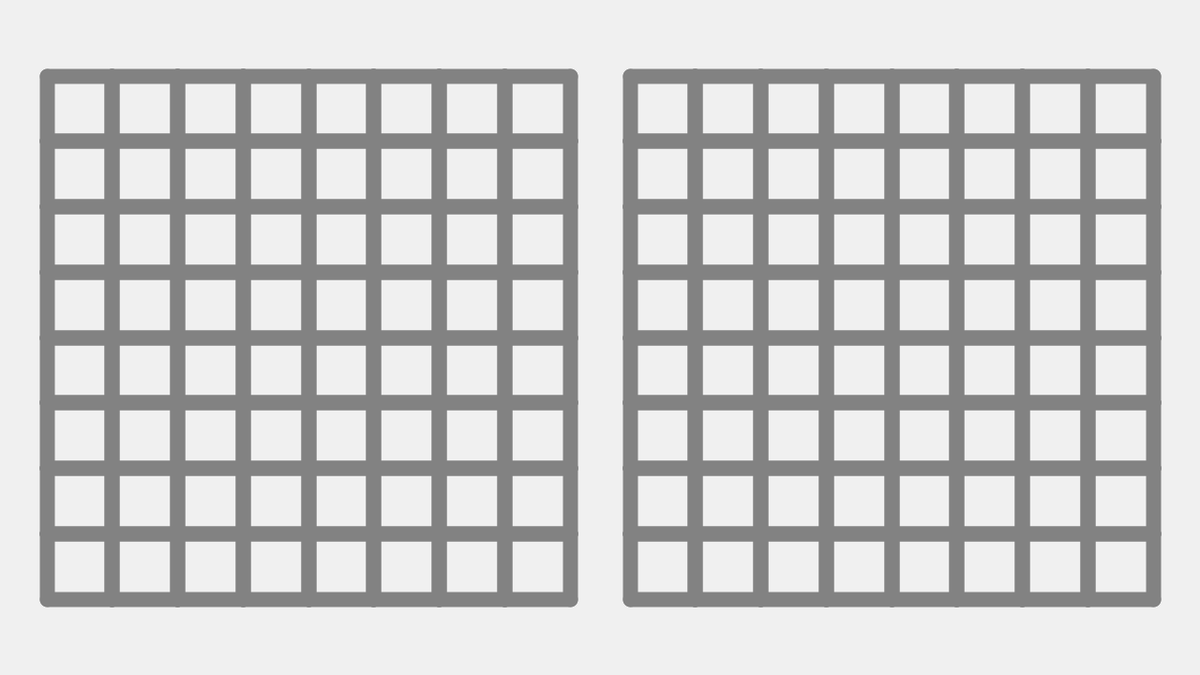
Frame 1 (no input)
Frame 60 (the mouse pressed at the canvas centre just before this capture): identical to frame 1, image omitted
Frame 120 (the mouse held since frame 60 and released just before this capture): identical to frame 1, image omitted

The Processing sketch that drew this single still picture (run headless with seeded random() and noise(); from frame 60 on, the mouse is pressed at the canvas centre):

// Processing sketch: MazeTest12
// ── MazeTest12.pde
int[][] dms = {{8, 8}, {8, 8}};
Maze[] py = new Maze[2];
Maze wnr;

void setup() {
  size(1280, 720);
  focused = true;
  frameRate(60);
  boolean hil = height < width ? true : false;
  for (int[] dms : dms) for (int dim : dms) dim = constrain(dim, 2, int(0.525*min(width, height)));
  py[0] = new Maze(dms[0], 0.475*width, true, hil);
  py[1] = new Maze(dms[1], 0.525*width, false, hil);
  background(240);
  stroke(130);
  for (Maze py : py) py.makeCells();
}

void draw() {
}

class Maze {
  int[] dim;
  float w, hw, sw, ssw;
  float[] pos;
  Cell[][] cll;
  Maze(int[] dim_, float x_, boolean aln_rht_, boolean hil_) {
    dim = dim_;
    float mnm = min(dim[0], dim[1]), mxm = max(dim[0], dim[1]);
    w = hil_ ? 0.775*height/mnm : 0.44*width/mxm;
    hw = max(1, w/2);
    sw = max(1, 128/mnm);
    ssw = sw/4;
    float[] pos_ = {aln_rht_ ? x_ - dim[0]*w : x_, 0.5*height - 0.5*w*dim[1]};
    pos = pos_;
    cll = new Cell[dim[0]][dim[1]];
  }
  void makeCells() {
    strokeWeight(sw);
    for (int i = 0; i < dim[0]; i++) for (int j = 0; j < dim[1]; j++) {
      cll[i][j] = new Cell(this, i, j);
      if (cll[i][j].wll[0]) line(cll[i][j].x1, cll[i][j].y1, cll[i][j].x2, cll[i][j].y1);
      if (cll[i][j].wll[1]) line(cll[i][j].x2, cll[i][j].y1, cll[i][j].x2, cll[i][j].y2);
      if (cll[i][j].wll[2]) line(cll[i][j].x2, cll[i][j].y2, cll[i][j].x1, cll[i][j].y2);
      if (cll[i][j].wll[3]) line(cll[i][j].x1, cll[i][j].y2, cll[i][j].x1, cll[i][j].y1);
    }
  }
}

class Cell {
  float x1, y1, x2, y2, x3, y3;
  boolean[] wll = {true, true, true, true};
  Cell(Maze par_, int i_, int j_) {
    x1 = i_*par_.w + par_.pos[0];
    y1 = j_*par_.w + par_.pos[1];
    x2 = x1 + par_.w;
    y2 = y1 + par_.w;
    x3 = x1 + par_.hw;
    y3 = y1 + par_.hw;
  }
}

//class Maze {
//  int clm, row;
//  float w, hw, xmg, ymg, sw, hsw;
//  Cell[][] cll;
//  Cell gen_crt, crt, end;
//  Maze(int clm_, int row_, float xmg_, float ymg_, boolean aln_rht_) {
//    clm = clm_;
//    row = row_;
//    w = min(width, height) == height ? 0.7*height/row : 0.4*width/clm;
//    hw = max(1, w/2);
//    xmg = aln_rht_ ? xmg_ - clm*w : xmg_;
//    ymg = ymg_;
//    sw = clm > row ? max(1, 128/clm) : max(1, 128/row);
//    hsw = sw/4;
//    cll = new Cell[clm][row];
//    for (int i = 0; i < clm; i++) for (int j = 0; j < row; j++) cll[i][j] = new Cell(i, j, xmg, ymg, w, hw);
//    gen_crt = cll[floor(random(clm))][floor(random(row))];
//    ArrayList<Cell> stk = new ArrayList<Cell>();
//    stk.add(gen_crt);
//    while (!stk.isEmpty()) {
//      gen_crt.vst = true;
//      ArrayList<Cell> nbr = new ArrayList<Cell>();
//      if (gen_crt.j != 0 && !cll[gen_crt.i][gen_crt.j - 1].vst) nbr.add(cll[gen_crt.i][gen_crt.j - 1]);
//      if (gen_crt.i != clm - 1 && !cll[gen_crt.i + 1][gen_crt.j].vst) nbr.add(cll[gen_crt.i + 1][gen_crt.j]);
//      if (gen_crt.j != row - 1 && !cll[gen_crt.i][gen_crt.j + 1].vst) nbr.add(cll[gen_crt.i][gen_crt.j + 1]);
//      if (gen_crt.i != 0 && !cll[gen_crt.i - 1][gen_crt.j].vst) nbr.add(cll[gen_crt.i - 1][gen_crt.j]);
//      if (!nbr.isEmpty()) {
//        stk.add(gen_crt);
//        Cell nxt = nbr.get(floor(random(nbr.size())));
//        if (gen_crt.j - nxt.j == 1) {
//          gen_crt.wll[0] = nxt.wll[2] = false;
//        } else if (gen_crt.j - nxt.j == -1) {
//          gen_crt.wll[2] = nxt.wll[0] = false;
//        }
//        if (gen_crt.i - nxt.i == 1) {
//          gen_crt.wll[3] = nxt.wll[1] = false;
//        } else if (gen_crt.i - nxt.i == -1) {
//          gen_crt.wll[1] = nxt.wll[3] = false;
//        }
//        gen_crt = nxt;
//      } else {
//        gen_crt = stk.remove(stk.size() - 1);
//      }
//    }
//    int crt_i = floor(random(2)) == 0 ? 0 : clm - 1, crt_j = floor(random(2)) == 0 ? 0 : row - 1, end_i = crt_i == 0 ? clm - 1 : 0, end_j = crt_j == 0 ? row - 1 : 0;
//    crt = cll[crt_i][crt_j];
//    end = cll[end_i][end_j];
//    int end_wll = floor(random(2));
//    if (end == cll[0][0]) if (end_wll == 0) end.wll[0] = false;
//    else end.wll[3] = false;
//    else if (end == cll[clm - 1][0]) if (end_wll == 0) end.wll[0] = false;
//    else end.wll[1] = false;
//    else if (end == cll[clm - 1][row - 1]) if (end_wll == 0) end.wll[1] = false;
//    else end.wll[2] = false;
//    else if (end == cll[0][row - 1]) if (end_wll == 0) end.wll[2] = false;
//    else end.wll[3] = false;
//  }
//}

//Maze py1, py2;
//int py1_clm = 16, py1_row = 16, py2_clm = 16, py2_row = 16;
//int wnr;

//void setup() {
//  size(1920, 1080);
//  frameRate(60);
//  rectMode(CORNERS);
//  focused = true;
//  py1_clm = constrain(py1_clm, 2, 378);
//  py1_row = constrain(py1_row, 2, 378);
//  py2_clm = constrain(py2_clm, 2, 378);
//  py2_row = constrain(py2_row, 2, 378);
//  py1 = new Maze(py1_clm, py1_row, 0.45*width, 0.15*height, true);
//  py2 = new Maze(py2_clm, py2_row, 0.55*width, 0.15*height, false);
//}

//void draw() {
//  println(frameRate);
//  background(250);
//  stroke(130);
//  strokeWeight(py1.sw);
//  for (int i = 0; i < py1_clm; i++) for (int j = 0; j < py1_row; j++) {
//    if (py1.cll[i][j].wll[0]) line(py1.cll[i][j].x1, py1.cll[i][j].y1, py1.cll[i][j].x2, py1.cll[i][j].y1);
//    if (py1.cll[i][j].wll[1]) line(py1.cll[i][j].x2, py1.cll[i][j].y1, py1.cll[i][j].x2, py1.cll[i][j].y2);
//    if (py1.cll[i][j].wll[2]) line(py1.cll[i][j].x2, py1.cll[i][j].y2, py1.cll[i][j].x1, py1.cll[i][j].y2);
//    if (py1.cll[i][j].wll[3]) line(py1.cll[i][j].x1, py1.cll[i][j].y2, py1.cll[i][j].x1, py1.cll[i][j].y1);
//  }
//  strokeWeight(py2.sw);
//  for (int i = 0; i < py2_clm; i++) for (int j = 0; j < py2_row; j++) {
//    if (py2.cll[i][j].wll[0]) line(py2.cll[i][j].x1, py2.cll[i][j].y1, py2.cll[i][j].x2, py2.cll[i][j].y1);
//    if (py2.cll[i][j].wll[1]) line(py2.cll[i][j].x2, py2.cll[i][j].y1, py2.cll[i][j].x2, py2.cll[i][j].y2);
//    if (py2.cll[i][j].wll[2]) line(py2.cll[i][j].x2, py2.cll[i][j].y2, py2.cll[i][j].x1, py2.cll[i][j].y2);
//    if (py2.cll[i][j].wll[3]) line(py2.cll[i][j].x1, py2.cll[i][j].y2, py2.cll[i][j].x1, py2.cll[i][j].y1);
//  }
//  fill(0, 255, 0);
//  strokeWeight(py1.hsw);
//  ellipse(py1.crt.x3, py1.crt.y3, py1.hw, py1.hw);
//  strokeWeight(py2.hsw);
//  ellipse(py2.crt.x3, py2.crt.y3, py2.hw, py2.hw);
//  if (wnr != 0) {
//    stroke(80);
//    fill(0, 100);
//    if (wnr == 1) {
//      strokeWeight(py2.sw);
//      rect(py2.cll[0][0].x1, py2.cll[0][0].y1, py2.cll[py2.clm - 1][py2.row - 1].x2, py2.cll[py2.clm - 1][py2.row - 1].y2, py2.hsw);
//    } else {
//      strokeWeight(py1.sw);
//      rect(py1.cll[0][0].x1, py1.cll[0][0].y1, py1.cll[py1.clm - 1][py1.row - 1].x2, py1.cll[py1.clm - 1][py1.row - 1].y2, py1.hsw);
//    }
//  }
//}

//void keyPressed() {
//  if (wnr == 0) {
//    if (key == 'w' && !py1.crt.wll[0] && !py1.cll[py1.crt.i][py1.crt.j - 1].wll[2] || key == 'W' && !py1.crt.wll[0] && !py1.cll[py1.crt.i][py1.crt.j - 1].wll[2]) py1.crt = py1.cll[py1.crt.i][py1.crt.j - 1];
//    else if (key == 'd' && !py1.crt.wll[1] && !py1.cll[py1.crt.i + 1][py1.crt.j].wll[3] || key == 'D' && !py1.crt.wll[1] && !py1.cll[py1.crt.i + 1][py1.crt.j].wll[3]) py1.crt = py1.cll[py1.crt.i + 1][py1.crt.j];
//    else if (key == 's' && !py1.crt.wll[2] && !py1.cll[py1.crt.i][py1.crt.j + 1].wll[0] || key == 'S' && !py1.crt.wll[2] && !py1.cll[py1.crt.i][py1.crt.j + 1].wll[0]) py1.crt = py1.cll[py1.crt.i][py1.crt.j + 1];
//    else if (key == 'a' && !py1.crt.wll[3] && !py1.cll[py1.crt.i - 1][py1.crt.j].wll[1] || key == 'A' && !py1.crt.wll[3] && !py1.cll[py1.crt.i - 1][py1.crt.j].wll[1]) py1.crt = py1.cll[py1.crt.i - 1][py1.crt.j];
//    if (keyCode == UP && !py2.crt.wll[0] && !py2.cll[py2.crt.i][py2.crt.j - 1].wll[2]) py2.crt = py2.cll[py2.crt.i][py2.crt.j - 1];
//    else if (keyCode == RIGHT && !py2.crt.wll[1] && !py2.cll[py2.crt.i + 1][py2.crt.j].wll[3]) py2.crt = py2.cll[py2.crt.i + 1][py2.crt.j];
//    else if (keyCode == DOWN && !py2.crt.wll[2] && !py2.cll[py2.crt.i][py2.crt.j + 1].wll[0]) py2.crt = py2.cll[py2.crt.i][py2.crt.j + 1];
//    else if (keyCode == LEFT && !py2.crt.wll[3] && !py2.cll[py2.crt.i - 1][py2.crt.j].wll[1]) py2.crt = py2.cll[py2.crt.i - 1][py2.crt.j];
//    if (py1.crt == py1.end) wnr = 1;
//    else if (py2.crt == py2.end) wnr = 2;
//  }
//}

////ArrayIndexOutOfBoundsException: -1

//class Maze {
//  int clm, row;
//  float w, hw, xmg, ymg, sw, hsw;
//  Cell[][] cll;
//  Cell gen_crt, crt, end;
//  Maze(int clm_, int row_, float xmg_, float ymg_, boolean aln_rht_) {
//    clm = clm_;
//    row = row_;
//    w = min(width, height) == height ? 0.7*height/row : 0.4*width/clm;
//    hw = max(1, w/2);
//    xmg = aln_rht_ ? xmg_ - clm*w : xmg_;
//    ymg = ymg_;
//    sw = clm > row ? max(1, 128/clm) : max(1, 128/row);
//    hsw = sw/4;
//    cll = new Cell[clm][row];
//    for (int i = 0; i < clm; i++) for (int j = 0; j < row; j++) cll[i][j] = new Cell(i, j, xmg, ymg, w, hw);
//    gen_crt = cll[floor(random(clm))][floor(random(row))];
//    ArrayList<Cell> stk = new ArrayList<Cell>();
//    stk.add(gen_crt);
//    while (!stk.isEmpty()) {
//      gen_crt.vst = true;
//      ArrayList<Cell> nbr = new ArrayList<Cell>();
//      if (gen_crt.j != 0 && !cll[gen_crt.i][gen_crt.j - 1].vst) nbr.add(cll[gen_crt.i][gen_crt.j - 1]);
//      if (gen_crt.i != clm - 1 && !cll[gen_crt.i + 1][gen_crt.j].vst) nbr.add(cll[gen_crt.i + 1][gen_crt.j]);
//      if (gen_crt.j != row - 1 && !cll[gen_crt.i][gen_crt.j + 1].vst) nbr.add(cll[gen_crt.i][gen_crt.j + 1]);
//      if (gen_crt.i != 0 && !cll[gen_crt.i - 1][gen_crt.j].vst) nbr.add(cll[gen_crt.i - 1][gen_crt.j]);
//      if (!nbr.isEmpty()) {
//        stk.add(gen_crt);
//        Cell nxt = nbr.get(floor(random(nbr.size())));
//        if (gen_crt.j - nxt.j == 1) {
//          gen_crt.wll[0] = nxt.wll[2] = false;
//        } else if (gen_crt.j - nxt.j == -1) {
//          gen_crt.wll[2] = nxt.wll[0] = false;
//        }
//        if (gen_crt.i - nxt.i == 1) {
//          gen_crt.wll[3] = nxt.wll[1] = false;
//        } else if (gen_crt.i - nxt.i == -1) {
//          gen_crt.wll[1] = nxt.wll[3] = false;
//        }
//        gen_crt = nxt;
//      } else {
//        gen_crt = stk.remove(stk.size() - 1);
//      }
//    }
//    int crt_i = floor(random(2)) == 0 ? 0 : clm - 1, crt_j = floor(random(2)) == 0 ? 0 : row - 1, end_i = crt_i == 0 ? clm - 1 : 0, end_j = crt_j == 0 ? row - 1 : 0;
//    crt = cll[crt_i][crt_j];
//    end = cll[end_i][end_j];
//    int end_wll = floor(random(2));
//    if (end == cll[0][0]) if (end_wll == 0) end.wll[0] = false;
//    else end.wll[3] = false;
//    else if (end == cll[clm - 1][0]) if (end_wll == 0) end.wll[0] = false;
//    else end.wll[1] = false;
//    else if (end == cll[clm - 1][row - 1]) if (end_wll == 0) end.wll[1] = false;
//    else end.wll[2] = false;
//    else if (end == cll[0][row - 1]) if (end_wll == 0) end.wll[2] = false;
//    else end.wll[3] = false;
//  }
//}

//class Cell {
//  int i, j;
//  float xmg, ymg, w, hw, x1, y1, x2, y2, x3, y3;
//  boolean vst = false;
//  boolean[] wll = {true, true, true, true};
//  Cell(int i_, int j_, float xmg_, float ymg_, float w_, float hw_) {
//    i = i_;
//    j = j_;
//    xmg = xmg_;
//    ymg = ymg_;
//    w = w_;
//    hw = hw_;
//    x1 = i*w + xmg;
//    y1 = j*w + ymg;
//    x2 = x1 + w;
//    y2 = y1 + w;
//    x3 = x1 + hw;
//    y3 = y1 + hw;
//  }
//}
